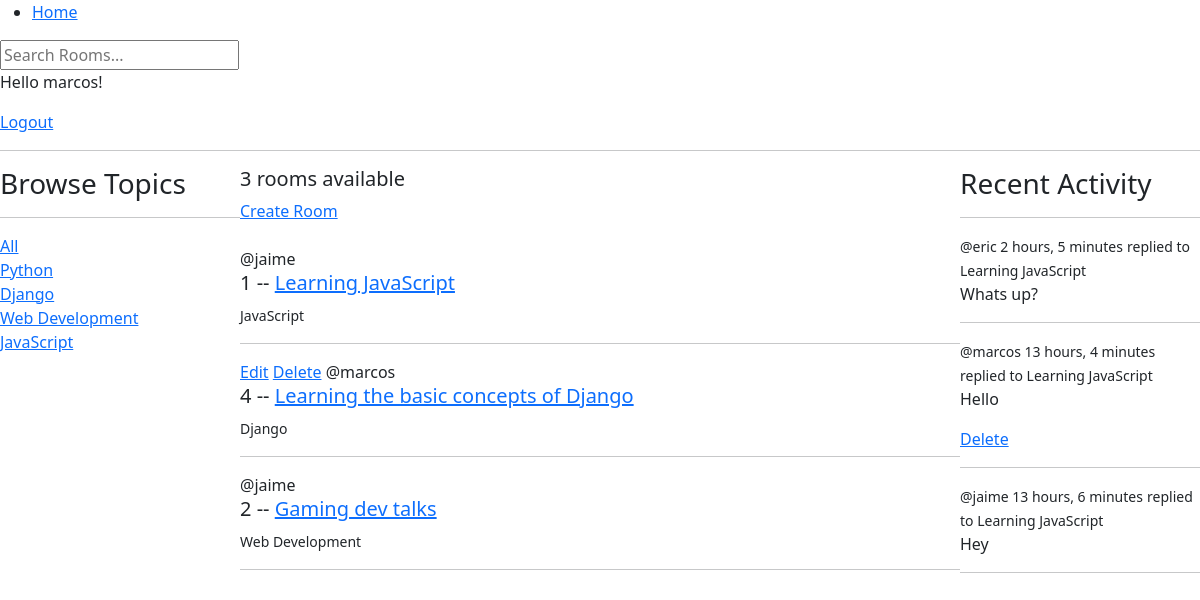
Screenshot of / (signed in) with the database file from the repository.
### base/models.py (models this page shows, shortened)
class Topic(models.Model):
    name = models.CharField(max_length=200)

class Room(models.Model):
    host =  models.ForeignKey(User, on_delete=models.SET_NULL, null=True)
    topic = models.ForeignKey(Topic, on_delete=models.SET_NULL, null=True)
    name = models.CharField(max_length=200)
    description = models.TextField(null=True, blank=True)
    participants = models.ManyToManyField(User, related_name='participants', blank=True)
    updated = models.DateTimeField(auto_now=True) # auto_now - retrieves the current date and time everytime
    created = models.DateTimeField(auto_now_add=True) # auto_now_add - retrieves the current date and time once
    class Meta:
        ordering = ['-updated', '-created']
    def __str__(self):
        return self.name

class Message(models.Model):
    user = models.ForeignKey(User, on_delete=models.CASCADE)
    room = models.ForeignKey(Room, on_delete=models.CASCADE)
    body = models.TextField()
    updated = models.DateTimeField(auto_now=True)
    created = models.DateTimeField(auto_now_add=True)
    class Meta:
        ordering = ['-updated', '-created']
    def __str__(self):
        return self.body[0:50]

### base/views.py (the view)
# urls.py: path('', views.home, name="home"),
def home(request):
    q = request.GET.get('q') if request.GET.get('q') != None else ''
    rooms = Room.objects.filter(
            Q(topic__name__icontains=q) |
            Q(name__icontains=q) |
            Q(description__icontains=q)
        )
    topics = Topic.objects.all()
    rooms_count = rooms.count()
    room_messages = Message.objects.filter(Q(room__topic__name__icontains=q))
    return render(request, 'base/home.html', {"rooms": rooms, "topics": topics, "rooms_count": rooms_count, "room_messages": room_messages})

### base/templates/base/home.html (shortened to what this page needs)
{% extends 'main.html' %}
{% block content %}
    <div class="home-container">
        <div>
            {% include 'base/topics_component.html' %}
        </div>
        <div>
            <h5>{{rooms_count}} rooms available</h5>
            <a href="{% url 'create-room' %}">Create Room</a><br><br>
            {% include 'base/feed_component.html' %}
        </div>
        <div>
            {% include 'base/activity_component.html' %}
        </div>
    </div>
{% endblock content %}

### templates/partials/navbar.html
<nav>
    <ul>
        <li><a href="{% url 'home' %}">Home</a></li>
    </ul>
    <form method="GET" action="{% url 'home' %}">
        <input type="text" name="q" placeholder="Search Rooms...">
    </form>
    {% if request.user.is_authenticated %}
    <p>Hello {{request.user}}!</p>
        <a href="{% url 'logout' %}">Logout</a>
    {% else %}
        <a href="{% url 'login' %}">Login</a>
    {% endif %}
</nav>
<hr>

### base/templates/base/topics_component.html
<h3>Browse Topics</h3>
<hr>
<div>
    <a href="{% url 'home' %}">All</a>
</div>
{% for topic in topics %}
    <div>
        <a href="{% url 'home' %}?q={{topic.name}}">{{topic.name}}</a>
    </div>
{% endfor %}

### base/templates/base/feed_component.html
<div>
    {% for room in rooms %}
        <div>
            {% if request.user == room.host %}
                <a href="{% url 'update-room' room.id %}">Edit</a>
                <a href="{% url 'delete-room' room.id %}">Delete</a>
            {% endif %}
            <span>@{{room.host.username}}</span>
            <h5>{{room.id}} -- <a href="{% url 'room' room.id%}">{{room.name}}</a></h5>
            <small>{{room.topic.name}}</small>
        </div>
        <hr>
    {% endfor %}
</div>

### base/templates/base/activity_component.html
<h3>Recent Activity</h3>
<hr>
{% for message in room_messages %}
    <div>
        <small>@{{message.user}}  {{message.created|timesince}}</small>
        <small>replied to {{message.room}}</small>
        <p>{{message}}</p>
        {% if request.user == message.user %}
            <a href="{% url 'delete-message' message.id %}">Delete</a>
        {% endif %}
        <hr>
    </div>
{% endfor %}

### base/templates/base/home.html (style rules this page uses)
.home-container { display: grid; grid-template-columns: 1fr 3fr 1fr; }

### rows the page displays
Topic: name "Python"
Topic: name "Django"
Topic: name "Web Development"
Topic: name "JavaScript"
Room: host.username "jaime", id "1", name "Learning JavaScript", topic.name "JavaScript"
Room: shows "Edit", host.username "marcos", id "4", name "Learning the basic concepts of Django", topic.name "Django"
Room: host.username "jaime", id "2", name "Gaming dev talks", topic.name "Web Development"
Message: user "eric", created "2 hours, 5 minutes", room "Learning JavaScript", body "Whats up?"
Message: user "marcos", created "13 hours, 4 minutes", room "Learning JavaScript", body "Hello", shows "Delete"
Message: user "jaime", created "13 hours, 6 minutes", room "Learning JavaScript", body "Hey"

### other values shown
{{ request.user }} "marcos"
{{ rooms_count }} "3"
